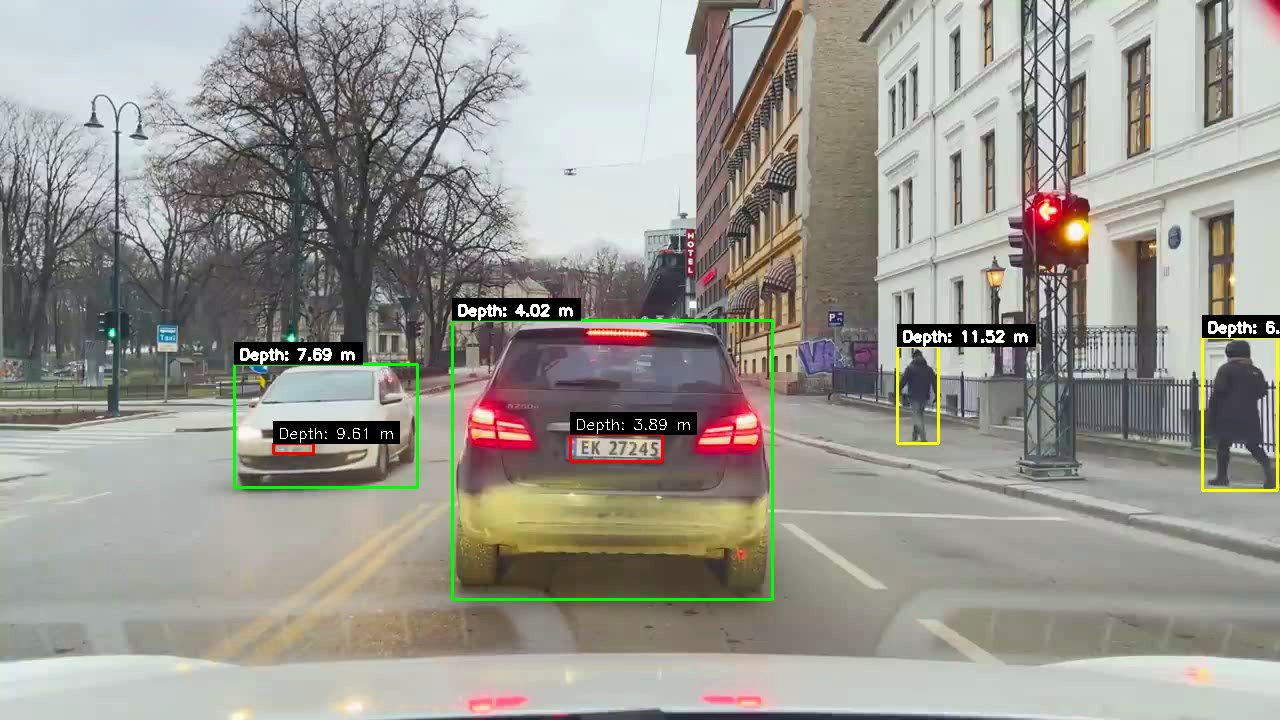
#> input picture dashcam-example.png, 1280 x 720 px
$ python -i utils.py   (imports and definitions only)
#> lines starting #> are read from the running program, lines starting #| are printed output that depends on the picture; after the words box and inside, x2 and y2 are one past the last pixel; in counts of white or black regions, pixels touching at a corner belong together
#> further down, picture is the input picture: shape (720, 1280, 3); mean B, G, R 143.8, 151.3, 152.6
import cv2
import numpy as np

# [157 lines left out: functions drawDetections, getMinDepth, getMedianDepth, estimatePlateDepth, cropDetection, showCroppedDetection, not called in this run]

def getEdges(img):
    # Convert image to grayscale
    img = img.copy()
    gray = cv2.cvtColor(img, cv2.COLOR_BGR2GRAY)
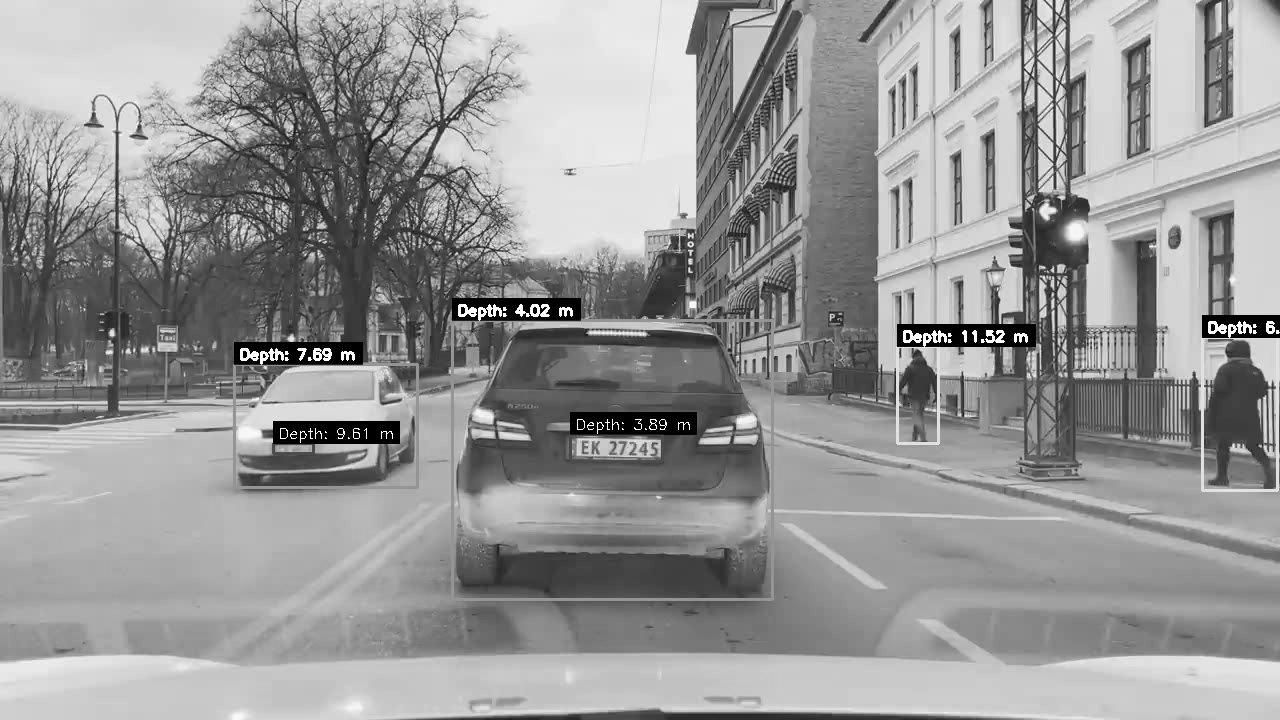
#> gray: shape (720, 1280); min 0, max 255, mean 150.8
    # Apply thresholding to create a binary image
    _, thresh = cv2.threshold(gray, 0, 255, cv2.THRESH_BINARY+cv2.THRESH_OTSU)
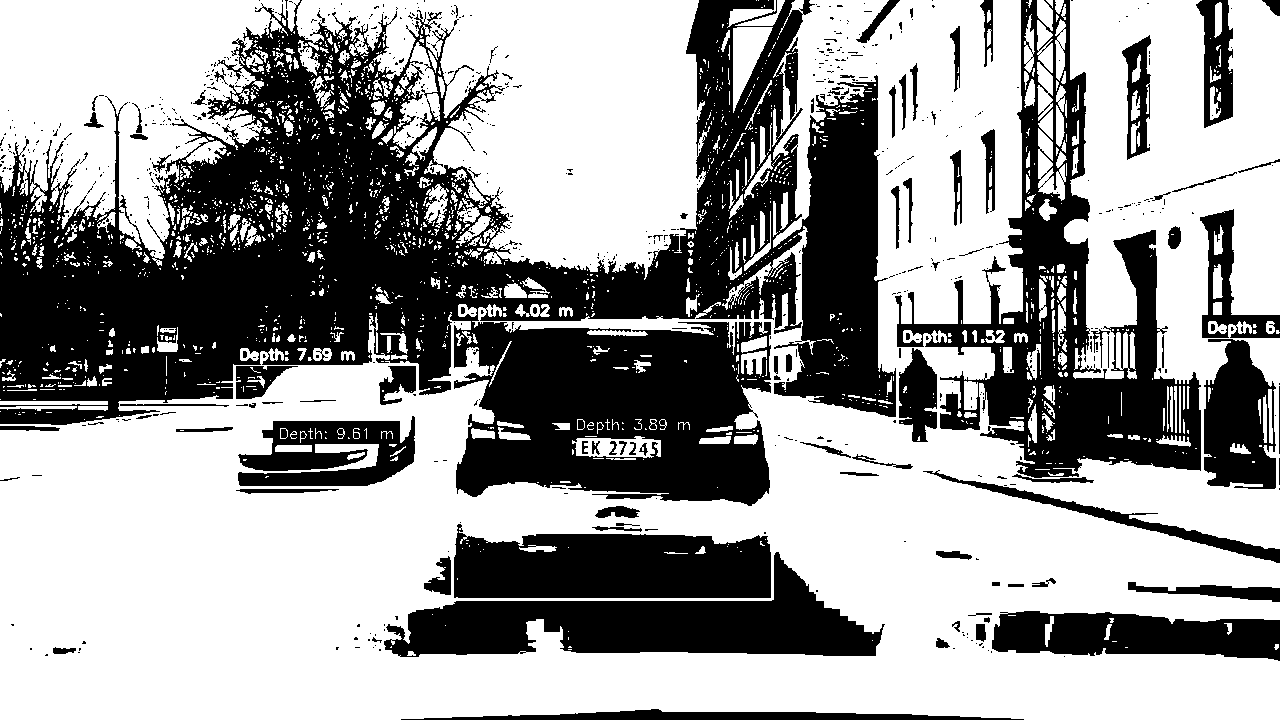
#> thresh: shape (720, 1280); 61.6% white; 780 black regions (675 under 20 px)
    # Find contours in the binary image
    contours, _ = cv2.findContours(thresh, cv2.RETR_EXTERNAL, cv2.CHAIN_APPROX_SIMPLE)
#> contours = 1791 contours, 1556 with area under 20; largest, box (x1, y1, x2, y2) and area: (0, 0, 1280, 720) 478543, (296, 0, 710, 280) 66456, (0, 0, 300, 266) 46267, (393, 42, 440, 149) 2070, (733, 27, 773, 113) 1624
    # Get the contour with the largest area
    max_contour = max(contours, key=cv2.contourArea)
#> max_contour = contour of 4487 points, box (x1, y1, x2, y2) (0, 0, 1280, 720), area 478543
    # Find the bounding rectangle of the largest contour
    x, y, w, h = cv2.boundingRect(max_contour)
#> x = 0; y = 0; w = 1280; h = 720
    # Draw the rectangle on the original image
    cv2.rectangle(img, (x, y), (x+w, y+h), (0, 255, 0), 1)
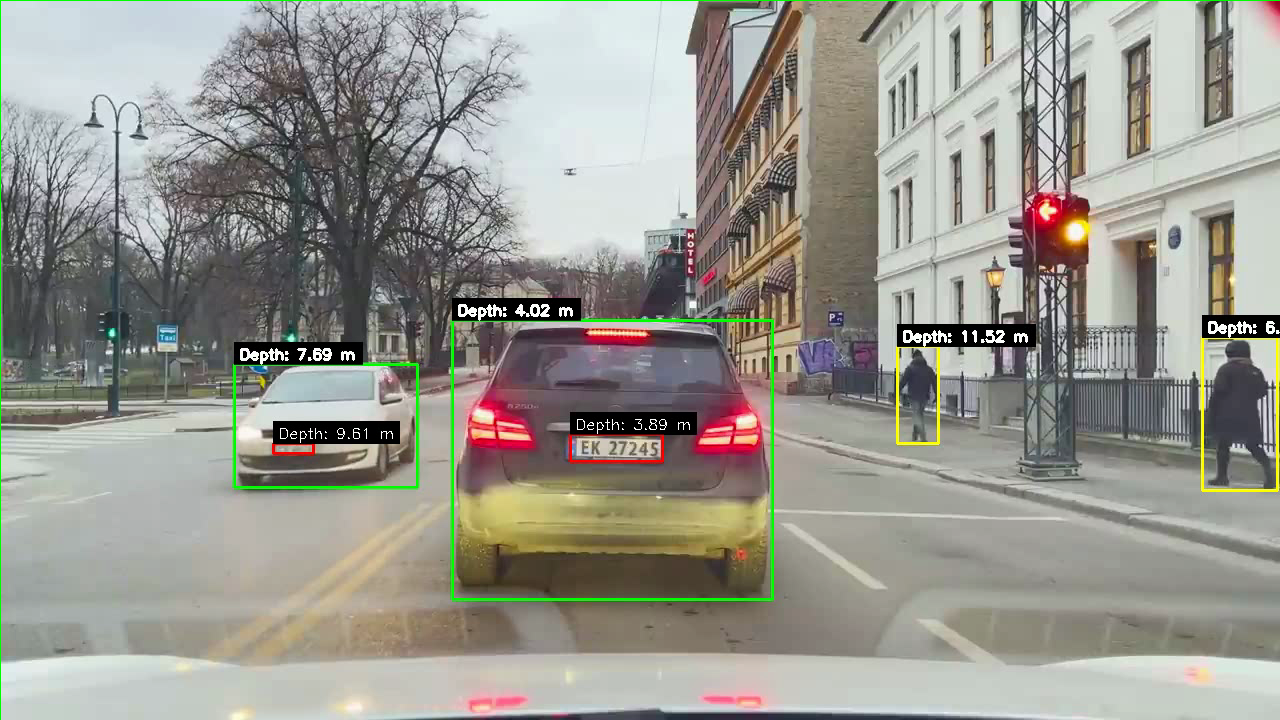
#> img: shape (720, 1280, 3); 0.22% of pixels changed, all inside (x1, y1, x2, y2) = (0, 0, 1280, 720)

    return img

>>> import cv2
>>> picture = cv2.imread('dashcam-example.png')
>>> result = getEdges(picture)
